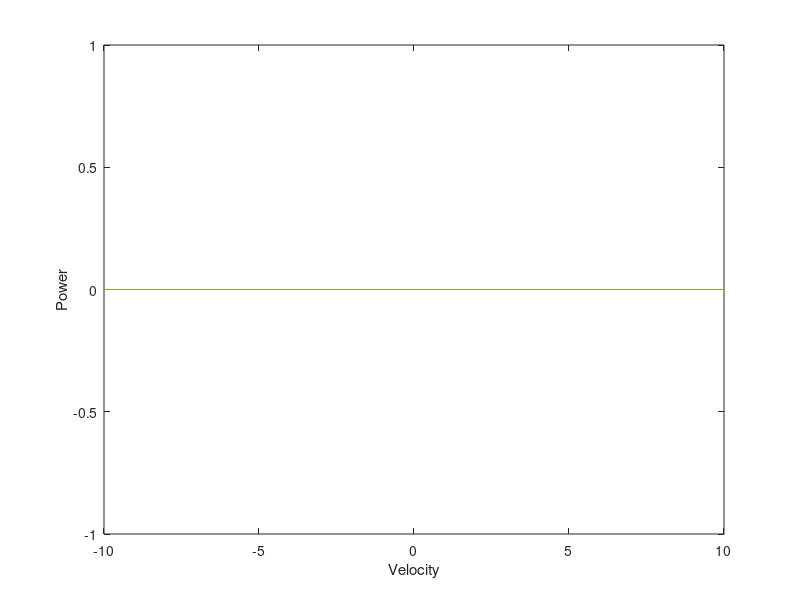

This chart was generated by the following MATLAB code:
%--------------- Readme ----------
%-- *) Generic code for Multiping Integration on SNS data (ALTAS)
%-- *) Single Range and Single Bearing integration
%-- *) Initial Range (Km) and Bearing (degree) should be same as the Range (Km) and Bearing (degree) of the starting ping data


clc;
clear all;
close all;

load PhiOut.mat;
%PhiOut = (1:180);
PhiOut = PhiOut* (180 /pi);
nBeam = length(PhiOut);

nPing = 10;
PRI = 16; % 18 sec
t = 0:PRI:PRI*(nPing-1);
c = 1500;
MaxRange = ((PRI) * c)/2;
MaxInd = (2 * MaxRange)/(c * 20e-3);

V_Own = 0;
V_Tar = -10:1:10;
% V_Tar = 5;
nVel = length(V_Tar);

C_Own = 0;
C_Tar = [0;45;90;135;180];
% C_Tar = 45;
nCors = size(C_Tar,1);

V_Own_X = V_Own * t * sind(C_Own);
V_Own_Y = V_Own * t * cosd(C_Own);


R_In = 1000;
Th_In = 45;

X_Cord = zeros(nVel,nPing,nCors);
Y_Cord = zeros(nVel,nPing,nCors);
for i = 1:nCors
    V_Tar_X = V_Tar' * t * sind(C_Tar(i));
    V_Tar_Y = V_Tar' * t * cosd(C_Tar(i));
    X_Cord(:,:,i) = R_In * sind(Th_In) + V_Tar_X - V_Own_X;
    Y_Cord(:,:,i) = R_In * cosd(Th_In) + V_Tar_Y - V_Own_Y;
end


R_Final = sqrt(X_Cord.^2 + Y_Cord.^2);
R_Index = round(2 .* R_Final./(c * 20e-3)); %% Range index final
ind = find(R_Index > MaxInd);
if(~isempty(ind))
    R_Index(ind) = MaxInd;
end

Th_Final = atan2d(X_Cord,Y_Cord);
ind = find(Th_Final > nBeam);
Th_Final(ind) = nBeam;
True_B = repmat(reshape(PhiOut,1,1,1,nBeam),[nVel,nPing,nCors]);
Th_Diff = abs(True_B - Th_Final);
[~,Th_Index] = min(Th_Diff,[],4); %% Theta index final

DecR = 1;
DecB = 1;
PingData_E = zeros(DecR,MaxInd/DecR,DecB,nBeam/DecB);
Cell_Out = zeros(nVel,nCors,nPing);
load PingData PingData
for i = 1:nPing
    
    PingNo = i;
    %fname = strcat("../MatFiles/ping ",string(PingNo));
    a = PingData(:,:,PingNo);
    if(size(a,1) > MaxInd)
        PingData1 = a(1:MaxInd,1:nBeam);
        clear a;
    else
        PingData1 = a(:,1:nBeam);
        clear a;
    end
    
%     PingData_D = imresize(PingData,[MaxInd/DecR,nBeam/DecB],'bilinear');
%     PingData_E = imresize(PingData_D,[MaxInd,nBeam],'bilinear');
    PingData_D = max(max(reshape(PingData1,DecR,MaxInd/DecR,DecB,nBeam/DecB),[],1),[],3);
    PingData_E = reshape(repmat(PingData_D,[DecR,1,DecB,1]),MaxInd,nBeam);
    R_Ind_P = squeeze(R_Index(:,i,:));
    Th_Ind_P = squeeze(Th_Index(:,i,:));
    linIndex = sub2ind([800 180],R_Ind_P(:),Th_Ind_P(:));
    Cell_Out(:,:,i) = reshape(PingData_E(linIndex),nVel,nCors);
    
end

MulPingOut = sum(Cell_Out,3);

figure(1)
plot(V_Tar,MulPingOut);
xlabel("Velocity");
ylabel("Power");
% legend(C_Tar);
